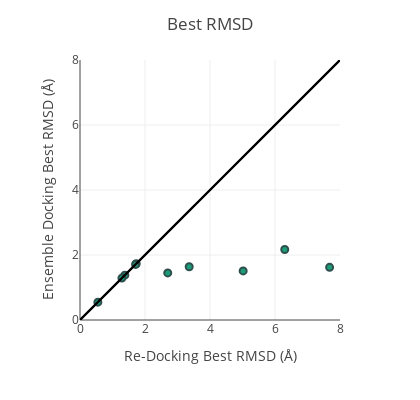

The cell this chart's notebook holds for it:
### Code cell
import plotly.io as pio
pio.templates.default = "gridon"

fig = px.scatter(x=redock_res.best_rmsd, y=ens_res.best_rmsd, 
                 width=420, height=400, 
                 color_discrete_sequence=px.colors.qualitative.Dark2)
fig.update_layout(yaxis_range=[0,8],xaxis_range=[0,8] )
fig.add_shape(type="line",
              x0=0, 
              y0=0, 
              x1=8, 
              y1=8)
fig.update_layout(yaxis_range=[0,8],xaxis_range=[0,8],
                  title="Best RMSD", 
                  xaxis_title="Re-Docking Best RMSD (Å)", 
                  yaxis_title="Ensemble Docking Best RMSD (Å)")
fig.update_traces(marker=dict(size=7,
                              line=dict(width=2,
                                        color='DarkSlateGrey')))
fig.add_shape(type="line",
              x0=0, 
              y0=0, 
              x1=8, 
              y1=8)
fig.write_image("CDK_ensemble_scatter_best.svg")
fig

### Figure 1 — Plotly figure (JSON) as saved in the notebook; plotly's stock layout.template omitted (floating-point values rounded to 4 significant figures)
{"data": [{"hovertemplate": "x=%{x}<br>y=%{y}<extra></extra>", "legendgroup": "", "marker": {"color": "rgb(27,158,119)", "line": {"color": "DarkSlateGrey", "width": 2}, "size": 7, "symbol": "circle"}, "mode": "markers", "name": "", "orientation": "v", "showlegend": false, "type": "scatter", "x": [1.38, 2.7, 7.68, 1.73, 3.36, 5.02, 1.29, 1.71, 6.3, 0.55], "xaxis": "x", "y": [1.38, 1.45, 1.62, 1.73, 1.64, 1.51, 1.29, 1.71, 2.17, 0.55], "yaxis": "y"}], "layout": {"height": 400, "legend": {"tracegroupgap": 0}, "margin": {"t": 60}, "shapes": [{"type": "line", "x0": 0, "x1": 8, "y0": 0, "y1": 8}, {"type": "line", "x0": 0, "x1": 8, "y0": 0, "y1": 8}], "title": {"text": "Best RMSD"}, "width": 420, "xaxis": {"anchor": "y", "domain": [0, 1], "range": [0, 8], "title": {"text": "Re-Docking Best RMSD (Å)"}}, "yaxis": {"anchor": "x", "domain": [0, 1], "range": [0, 8], "title": {"text": "Ensemble Docking Best RMSD (Å)"}}}}
